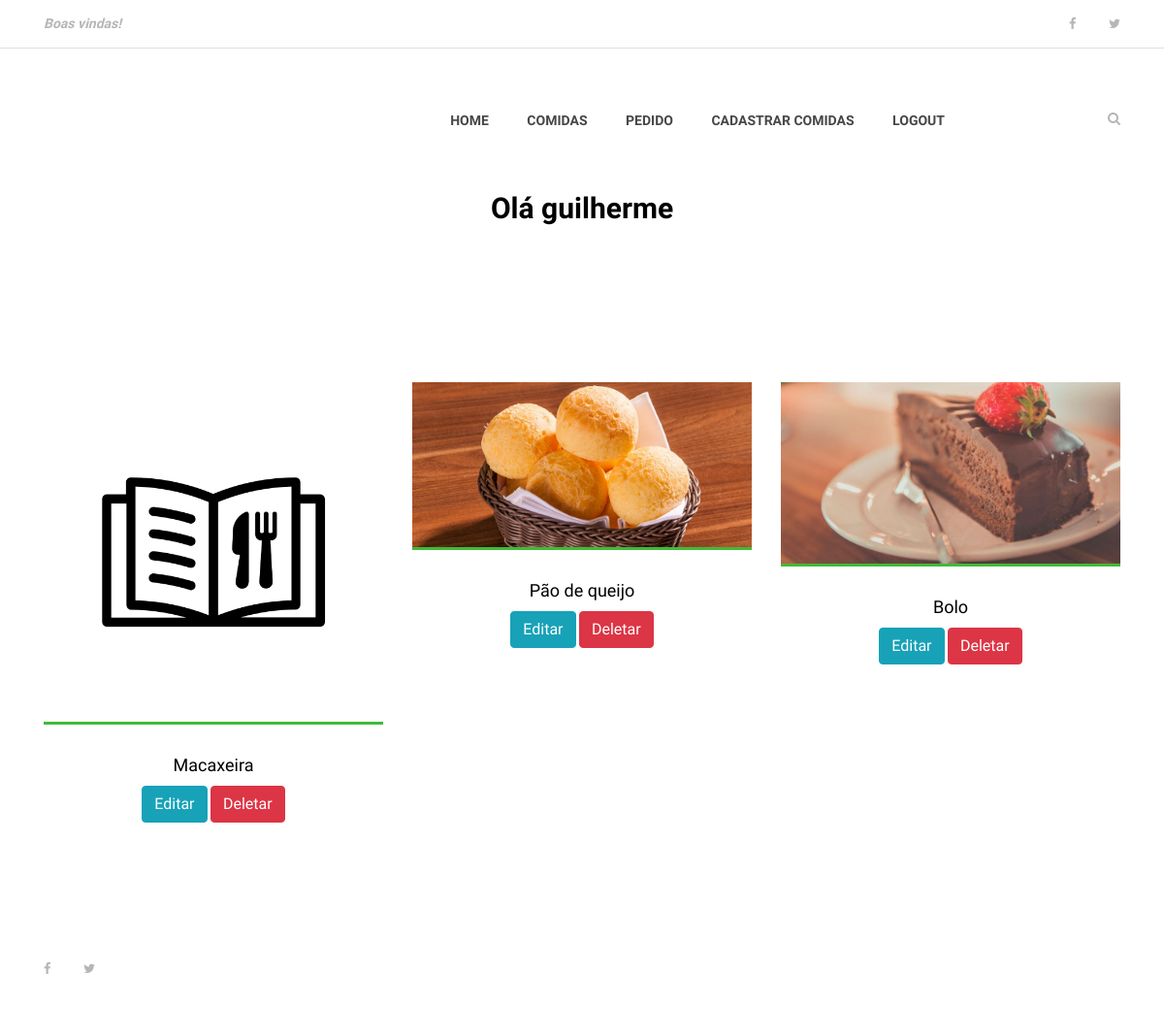
/users/dashboard (signed in), run on the app's committed database.
### receitas/models.py (models this page shows, shortened)
class Receita(models.Model):
    nome_receita = models.CharField(max_length=255)
    ingredientes = models.TextField()
    modo_de_preparo = models.TextField()
    tempo_preparo = models.IntegerField()
    rendimento = models.CharField(max_length=100)
    categoria = models.CharField(max_length=100)
    data_receita = models.DateTimeField(default=datetime.now, blank=True)
    publicada = models.BooleanField(default=False)
    foto_receita = models.ImageField(
        upload_to='fotos/%d/%m/%Y', blank='True')
    preco = models.DecimalField(max_digits=4, decimal_places=2)
    pessoa = models.ForeignKey(User, on_delete=models.CASCADE)

### users/views.py (the view)
# urls.py: path('dashboard', views.dashboard, name='dashboard'),
def dashboard(request):
    if request.user.is_authenticated:
        id = request.user.id
        receitas = Receita.objects.order_by('-data_receita').filter(pessoa=id)
        dados = {
            'receitas': receitas
        }
        return render(request, 'users/dashboard.html', dados)
    else:
        return redirect('index')

### templates/users/dashboard.html (shortened to what this page needs)
{% extends 'base.html' %}
{% load static%}
{% block content %}
    {% include 'partials/menu.html' %}
    <div class="contact-area section-padding-0-80">
        <div class="container">
            <div class="row">
                <div class="col-12">
                    <div class="section-heading">
                        <h3>Olá {{ user.username }}</h3>
                    </div>
                </div>
            </div>
        </div>
     </div>
    <section class="best-receipe-area">
        <div class="container">
            <div class="row">
                {% if receitas %}
                {% for receita in receitas %}
                <div class="col-12 col-sm-6 col-lg-4">
                    <div class="single-best-receipe-area mb-30">
                        {% if receita.foto_receita  == '' %}
                            <img src="{% static 'img/bg-img/foto_receita.png' %}" alt="">
                        {% else %}
                            <img src="{{ receita.foto_receita.url }}" alt="">
                        {% endif %}
                        <div class="receipe-content">
                            <a href="{% url 'receita'  receita.id %}">
                                <h5> {{ receita.nome_receita }} </h5>
                                <a href="{% url 'edita_receita' receita.id %}" type="button" class="btn btn-info">Editar</a>
                                <a href="{% url 'deleta_receita' receita.id %}" type="button" class="btn btn-danger">Deletar</a>
                            </a>
                        </div>
                    </div>
                </div>
                {% endfor %}
                {% endif %}
            </div>
        </div>
    </section>
    {% include 'partials/footer.html'%}
{% endblock %}

### blog_receitas/static/site.css (style rules this page uses)
* { margin: 0; padding: 0; }
body { font-family: "Open Sans", sans-serif; font-size: 14px; }
h1, h2, h3, h4, h5, h6 { color: #000000; line-height: 1.3; font-weight: 600; }
a, a:hover, a:focus { -webkit-transition-duration: 500ms; transition-duration: 500ms; text-decoration: none; outline: 0 solid transparent; color: #000000; font-weight: 600; font-size: 14px; color: #474747; }
img { height: auto; max-width: 100%; }
.mb-30 { margin-bottom: 30px !important; }
.section-padding-0-80 { padding-top: 0; padding-bottom: 80px; }
.section-heading { position: relative; z-index: 1; margin-bottom: 80px; text-align: center; }
.section-heading h3 { font-size: 30px; margin-bottom: 0; }
.best-receipe-area { position: relative; z-index: 1; padding-bottom: 50px; }
.single-best-receipe-area { position: relative; z-index: 1; }
.single-best-receipe-area img { border-bottom: 3px solid #40ba37; }
.single-best-receipe-area .receipe-content { padding-top: 30px; text-align: center; }
.single-best-receipe-area .receipe-content h5 { font-size: 18px; margin-bottom: 10px; font-weight: 400; -webkit-transition-duration: 500ms; transition-duration: 500ms; }

### data on the page
Receita: nome_receita "Macaxeira"
Receita: foto_receita (picture), nome_receita "Pão de queijo"
Receita: foto_receita (picture), nome_receita "Bolo"

### other printed values
{{ user.username }} "guilherme"
